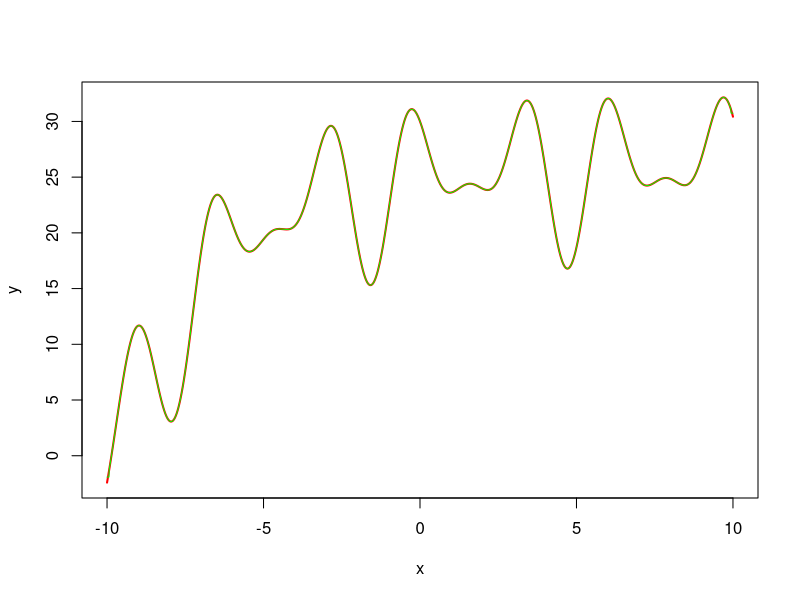
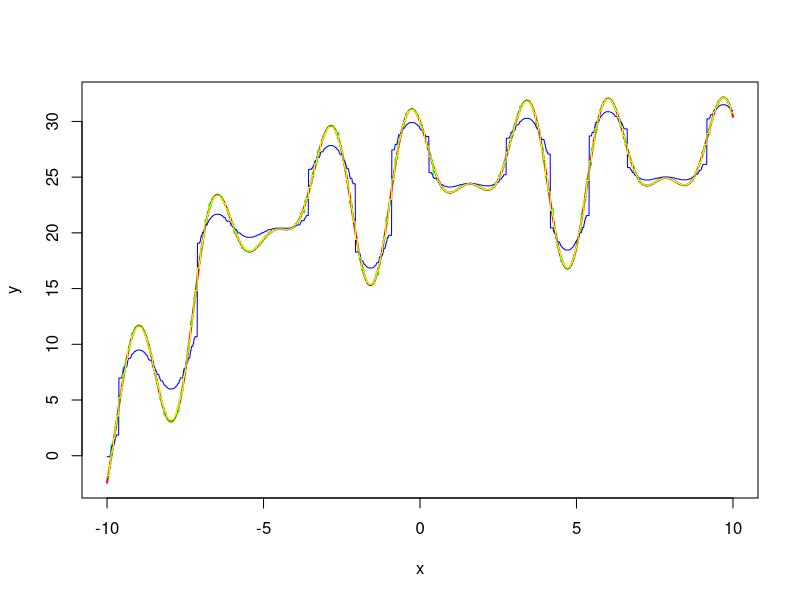

R code for these plots, in order:
## ---- chunk 1
knitr::opts_chunk$set(echo = TRUE)
## ---- chunk 2
#Load required libraries
library(rpart)

# Function to approximate
func_x <- function(x) {
  y <- sin(x)+5*cos(2*x)-3*sin(3*x)+(1-exp(-x/3))+25
  return(y)
}
## ---- chunk 3
# generate data for given func_x
x <- seq(-10,10, by = 0.01)
y <- func_x(x)

# function to compute accuracy as defined in problem statement 
compute_error <- function(true_y, pred_y){
  return (sum(abs(true_y - pred_y)))
}
## ---- chunk 4
# function of gradient boosting tree algorithm
BoostingTree <- function(x, y, lr,  max_iter=200, min_error=10, log_at=10){
  data <- as.data.frame(cbind(x,y))

  # Initialization : Fit a tree on X and Y  
  first_tree <- rpart(y~x, data, method = "anova")
  data$predict_y <- predict(first_tree, data=data$x)
  data$fm_x  <- data$predict_y
  error <- compute_error(data$y, data$fm_x )
 
# Gradient Boosting: Learn from errors aka iteratively fit model on residuals
  step = 1
  while(error >= min_error && step <= max_iter){
    data$residual <- data$y - data$fm_x 
    tree_m <- rpart(residual~x, data, control = rpart.control(cp = 0.000001))
    data$predict_y <- predict(tree_m, data=data$x)
    data$fm_x <- data$fm_x+ lr*data$predict_y
    error <- compute_error(data$y, data$fm_x)
    if(step %% log_at ==0){
      print(paste("Step ", step, "Error : ", error))
    }
    step = step+1
  }
  print(paste("Last Step ", step, "Error : ", error))
  return (data$fm_x)
}
## ---- chunk 5
pred_y <- BoostingTree(x, y, 1.0, 500)

plot(x, y, type = 'line',col = "red", xlab = "x", ylab = "y", lty = 1, lwd = 2)
lines(x, pred_y, col = "green", type = "l", lty = 1, lwd = 1)
## ---- chunk 6
pred_y_lr_1.0 <- BoostingTree(x, y, 1.0, 5)
pred_y_lr_0.1 <- BoostingTree(x, y, 0.1, 5)
pred_y_lr_0.5 <- BoostingTree(x, y, 0.5, 5)

plot(x, y, type = 'line',col = "red", xlab = "x", ylab = "y", lty = 1, lwd = 2)
lines(x, pred_y_lr_1.0, col = "green", type = "l", lty = 1)
lines(x, pred_y_lr_0.1, col = "blue", type = "l", lty = 1)
lines(x, pred_y_lr_0.5, col = "yellow", type = "l", lty = 1)
